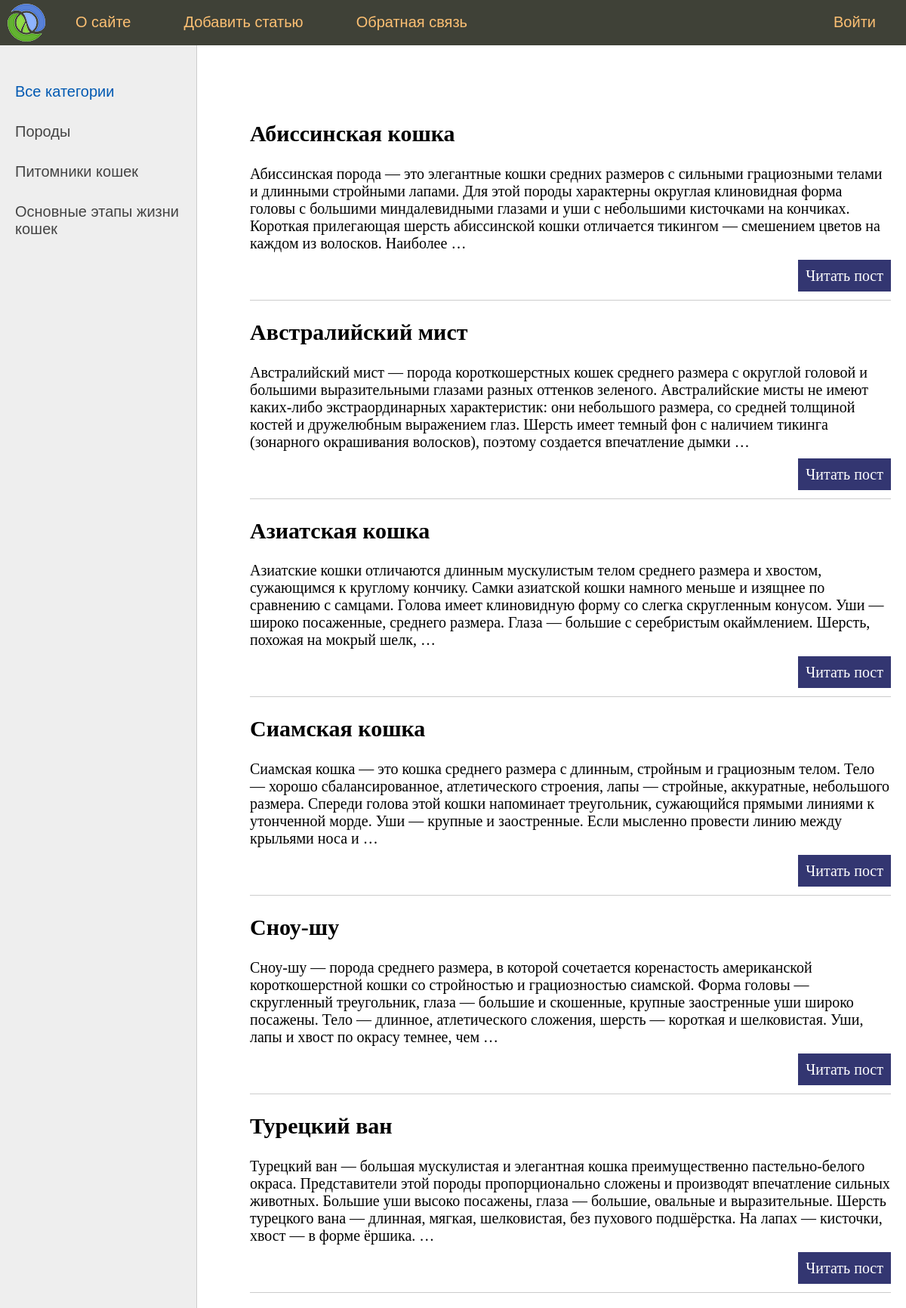
The page / on the database its author committed.
### cats/models.py (models this page shows, shortened)
class Cat(models.Model):
    class Status(models.IntegerChoices):
        DRAFT = 0, "Черновик"
        PUBLISHED = 1, "Опубликовано"
    title = models.CharField(max_length=255)  # однострочный
    slug = models.SlugField(max_length=255, unique=True, db_index=True)
    content = models.TextField(blank=True)  # многострочный TEXT, поле может быть пустым
    time_create = models.DateTimeField(auto_now_add=True)  # НОВАЯ УНИКАЛЬНАЯ запись будет добавлятся автоматически
    time_update = models.DateTimeField(auto_now=True)  # Меняет ТЕКУЩУЮ запись
    is_published = models.BooleanField(choices=Status.choices, default=Status.DRAFT)
    spec = models.ForeignKey("Species", on_delete=models.PROTECT)
    objects = models.Manager()
    published = PublishedManager()
    class Meta:
        ordering = ["-time_create"]
        indexes = [
            models.Index(fields=["-time_create"]),  # Ускоряет поиск по полю, но увеличивает объем данных
        ]
    def get_absolute_url(self):
        return reverse('post', kwargs={'post_slug': self.slug})

### cats/views.py (the view)
# urls.py: path("", views.index, name='home'),
def index(request):
    posts = Cat.published.all().order_by("title")
    data = {
        "title": "Главная страница",
        "menu": menu,
        "posts": posts,
        "cat_selected": 0,
    }
    return render(request, "cats/index.html", data)

### cats/models.py (called while the page is built)
    def get_queryset(self): # извлечения данных из бд
        return super().get_queryset().filter(is_published=Cat.Status.PUBLISHED)

### cats/templatetags/cat_tags.py (called while the page is built)
@register.inclusion_tag("cats/list_categories.html")  # путь к templates/apps/template.html
def show_categories(cat_selected=0):
    cats = views.categories_db
    return {'cats': cats, 'cat_selected': cat_selected}

### cats/templates/cats/index.html (shortened to what this page needs)
{% extends 'base.html' %}
{% block content %}
<ul class="list-articles">
	{% for p in posts %}
		<li><h2>{{p.title}}</h2>
	{% autoescape off %}
	{{p.content|linebreaks|truncatewords:50}}
	{% endautoescape %}
			<p class="link-read-post"><a href="{{ p.get_absolute_url }}">Читать пост</a></p>
			</li>
	{% endfor %}
</ul>
{% endblock %}

### templates/base.html (shortened to what this page needs)
{% load static %}
{% load cat_tags %}
<!DOCTYPE html>
<html>
<head>
	<link type="text/css" href="{% static 'cats/css/styles.css' %}" rel="stylesheet" />
</head>
<body>
<table class="table-page" border=0 cellpadding="0" cellspacing="0">
<tr><td valign=top>
{% block mainmenu %}
		<div class="header">
			<ul id="mainmenu" class="mainmenu">
			<li class="logo"><a href="{% url 'home' %}"><div class="logo"></div></a></li>
{% for m in menu %}
	{% if not forloop.last %}<li>{% else %}<li class="last">{% endif %}
		<a href="{% url m.url_name %}">{{m.title}}</a></li>
{% endfor %}
			</ul>
		</div>
{% endblock mainmenu %}
<table class="table-content" border=0 cellpadding="0" cellspacing="0">
<tr>
	<td valign="top" class="left-chapters">
	<ul id="leftchapters">
		{% if cat_selected == 0 or cat_selected is None %}
			<li class="selected">Все категории</li>
		{% else %}
			<li><a href="{% url 'home' %}">Все категории</a></li>
		{% endif %}
		{% show_categories cat_selected%}
		<li class="share">
		<a class="share-yt" href="https://www.youtube.com/channel/UCZNwOenALcKcJTELojwSY3A" target="_blank" rel="nofollow"></a>
		</li>
</ul>
</td>
<td valign="top" class="content">
	<div class="content-text">
{% block content %}
{% endblock %}
	</div>
</td></tr></table>
</td></tr>
</table>
</body>
</html>

### cats/templates/cats/list_categories.html
{% for cat in cats%}
{% if cat.id == cat_selected %}
<li class="selected">{{ cat.name }}</li>
{% else %}
<li><a href="{% url 'category' cat.id%}">{{ cat.name }}</a></li>
{% endif %}
{% endfor %}

### rows shown on the page
Cat: title "Абиссинская кошка", content "Абиссинская порода — это элегантные кошки средних размеров с сильными грациозными телами и длинными стройными лапами. Для этой породы характерны округлая клиновидная форма головы с большими миндалевидными глазами и уши с небольшими кисточками на кончиках. Короткая прилегающая шерсть абиссинской кошки отличается тикингом — смешением цветов на каждом из волосков. Наиболее …"
Cat: title "Австралийский мист", content "Австралийский мист — порода короткошерстных кошек среднего размера с округлой головой и большими выразительными глазами разных оттенков зеленого. Австралийские мисты не имеют каких-либо экстраординарных характеристик: они небольшого размера, со средней толщиной костей и дружелюбным выражением глаз. Шерсть имеет темный фон с наличием тикинга (зонарного окрашивания волосков), поэтому создается впечатление дымки …"
Cat: title "Азиатская кошка", content "Азиатские кошки отличаются длинным мускулистым телом среднего размера и хвостом, сужающимся к круглому кончику. Самки азиатской кошки намного меньше и изящнее по сравнению с самцами. Голова имеет клиновидную форму со слегка скругленным конусом. Уши — широко посаженные, среднего размера. Глаза — большие с серебристым окаймлением. Шерсть, похожая на мокрый шелк, …"
Cat: title "Сиамская кошка", content "Сиамская кошка — это кошка среднего размера с длинным, стройным и грациозным телом. Тело — хорошо сбалансированное, атлетического строения, лапы — стройные, аккуратные, небольшого размера. Спереди голова этой кошки напоминает треугольник, сужающийся прямыми линиями к утонченной морде. Уши — крупные и заостренные. Если мысленно провести линию между крыльями носа и …"
Cat: title "Сноу-шу", content "Сноу-шу — порода среднего размера, в которой сочетается коренастость американской короткошерстной кошки со стройностью и грациозностью сиамской. Форма головы — скругленный треугольник, глаза — большие и скошенные, крупные заостренные уши широко посажены. Тело — длинное, атлетического сложения, шерсть — короткая и шелковистая. Уши, лапы и хвост по окрасу темнее, чем …"
Cat: title "Турецкий ван", content "Турецкий ван — большая мускулистая и элегантная кошка преимущественно пастельно-белого окраса. Представители этой породы пропорционально сложены и производят впечатление сильных животных. Большие уши высоко посажены, глаза — большие, овальные и выразительные. Шерсть турецкого вана — длинная, мягкая, шелковистая, без пухового подшёрстка. На лапах — кисточки, хвост — в форме ёршика. …"

### other values the page prints
{{ m.title }} "О сайте" "Добавить статью" "Обратная связь" "Войти"
{{ cat.name }} "Породы" "Питомники кошек" "Основные этапы жизни кошек"
